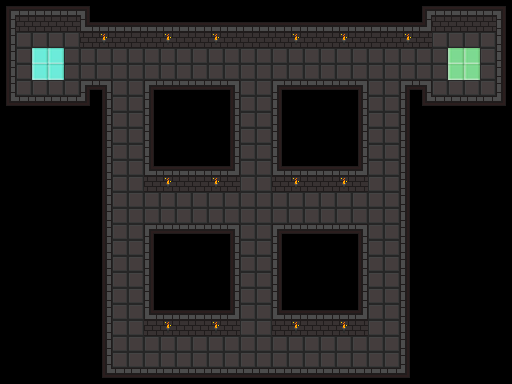

A 2D game scene composited from a Tiled map and its tileset images. What follows is a short description and the map's XML, with every tile layer's data as written:
An orthogonal 32x24 tile map with 16x16 px tiles, 1 tile layer (Tile Layer 1), 5 tilesets and 19 objects.

<map version="1.4" tiledversion="1.4.3" orientation="orthogonal" renderorder="right-down" width="32" height="24" tilewidth="16" tileheight="16" infinite="0" nextlayerid="5" nextobjectid="30">
 <properties>
  <property name="description" value="Quad quest" />
 </properties>
 <tileset firstgid="1" source="../images/tileset_dungeon/tileset_dungeon.tsx" />
 <tileset firstgid="65" source="../images/tileset_common/tileset_common.tsx" />
 <tileset firstgid="96" source="../images/tileset_talisman/tileset_talisman.tsx" />
 <tileset firstgid="112" source="../images/tileset_floaty/tileset_floaty.tsx" />
 <tileset firstgid="119" source="../images/tileset_floaty/tileset_floaty2.tsx" />
 <layer id="1" name="Tile Layer 1" width="32" height="24">
  <data encoding="csv">
1,2,2,2,2,3,0,0,0,0,0,0,0,0,0,0,0,0,0,0,0,0,0,0,0,0,1,2,2,2,2,3,
9,25,25,25,25,12,2,2,2,2,2,2,2,2,2,2,2,2,2,2,2,2,2,2,2,2,13,25,25,25,25,11,
9,33,33,33,33,25,27,25,25,25,27,25,25,27,25,25,25,25,27,25,25,27,25,25,25,27,25,33,33,33,33,11,
9,33,69,69,33,33,33,33,33,33,33,33,33,33,33,33,33,33,33,33,33,33,33,33,33,33,33,33,67,67,33,11,
9,33,69,69,33,33,33,33,33,33,33,33,33,33,33,33,33,33,33,33,33,33,33,33,33,33,33,33,67,67,33,11,
9,33,33,33,33,4,5,33,33,4,18,18,18,18,5,33,33,4,18,18,18,18,5,33,33,4,5,33,33,33,33,11,
17,18,18,18,18,19,9,33,33,11,0,0,0,0,9,33,33,11,0,0,0,0,9,33,33,11,17,18,18,18,18,19,
0,0,0,0,0,0,9,33,33,11,0,0,0,0,9,33,33,11,0,0,0,0,9,33,33,11,0,0,0,0,0,0,
0,0,0,0,0,0,9,33,33,11,0,0,0,0,9,33,33,11,0,0,0,0,9,33,33,11,0,0,0,0,0,0,
0,0,0,0,0,0,9,33,33,11,0,0,0,0,9,33,33,11,0,0,0,0,9,33,33,11,0,0,0,0,0,0,
0,0,0,0,0,0,9,33,33,12,2,2,2,2,13,33,33,12,2,2,2,2,13,33,33,11,0,0,0,0,0,0,
0,0,0,0,0,0,9,33,33,25,27,25,25,27,25,33,33,25,27,25,25,27,25,33,33,11,0,0,0,0,0,0,
0,0,0,0,0,0,9,33,33,33,33,33,33,33,33,33,33,33,33,33,33,33,33,33,33,11,0,0,0,0,0,0,
0,0,0,0,0,0,9,33,33,33,33,33,33,33,33,33,33,33,33,33,33,33,33,33,33,11,0,0,0,0,0,0,
0,0,0,0,0,0,9,33,33,4,18,18,18,18,5,33,33,4,18,18,18,18,5,33,33,11,0,0,0,0,0,0,
0,0,0,0,0,0,9,33,33,11,0,0,0,0,9,33,33,11,0,0,0,0,9,33,33,11,0,0,0,0,0,0,
0,0,0,0,0,0,9,33,33,11,0,0,0,0,9,33,33,11,0,0,0,0,9,33,33,11,0,0,0,0,0,0,
0,0,0,0,0,0,9,33,33,11,0,0,0,0,9,33,33,11,0,0,0,0,9,33,33,11,0,0,0,0,0,0,
0,0,0,0,0,0,9,33,33,11,0,0,0,0,9,33,33,11,0,0,0,0,9,33,33,11,0,0,0,0,0,0,
0,0,0,0,0,0,9,33,33,12,2,2,2,2,13,33,33,12,2,2,2,2,13,33,33,11,0,0,0,0,0,0,
0,0,0,0,0,0,9,33,33,25,27,25,25,27,25,33,33,25,27,25,25,27,25,33,33,11,0,0,0,0,0,0,
0,0,0,0,0,0,9,33,33,33,33,33,33,33,33,33,33,33,33,33,33,33,33,33,33,11,0,0,0,0,0,0,
0,0,0,0,0,0,9,33,33,33,33,33,33,33,33,33,33,33,33,33,33,33,33,33,33,11,0,0,0,0,0,0,
0,0,0,0,0,0,17,18,18,18,18,18,18,18,18,18,18,18,18,18,18,18,18,18,18,19,0,0,0,0,0,0
</data>
 </layer>
 <objectgroup id="2" name="Object Layer 1">
  <object id="1" template="../templates/coin.tx" x="120" y="72" />
  <object id="2" template="../templates/coin.tx" x="120" y="216" />
  <object id="3" template="../templates/coin.tx" x="120" y="360" />
  <object id="4" template="../templates/coin.tx" x="248" y="360" />
  <object id="5" template="../templates/coin.tx" x="248" y="216" />
  <object id="6" template="../templates/coin.tx" x="248" y="72" />
  <object id="7" template="../templates/coin.tx" x="376" y="72" />
  <object id="8" template="../templates/coin.tx" x="376" y="216" />
  <object id="9" template="../templates/coin.tx" x="376" y="360" />
  <object id="24" template="../templates/goal.tx" x="448" y="48" />
  <object id="25" template="../templates/spawn.tx" x="48" y="64" />
 </objectgroup>
 <objectgroup id="3" name="Object Layer 2">
  <object id="16" template="../templates/line.tx" x="218.667" y="126.667">
   <polyline points="-90.6667,-62.6667 37.3333,-62.6667 37.3333,81.3333 -90.6667,81.3333 -90.6667,-62.6667" />
  </object>
  <object id="18" template="../templates/line.tx" x="348" y="128">
   <polyline points="-92,-64 36,-64 36,80 -92,80 -92,-64" />
  </object>
  <object id="19" template="../templates/line.tx" x="218.562" y="270.594">
   <polyline points="-90.5615,-62.594 37.29,-62.594 37.29,81.239 -90.5615,81.239 -90.5615,-62.594" />
  </object>
  <object id="20" template="../templates/line.tx" x="347.745" y="271.926">
   <polyline points="-91.8933,-63.9258 35.9582,-63.9258 35.9582,79.9072 -91.8933,79.9072 -91.8933,-63.9258" />
  </object>
 </objectgroup>
 <objectgroup id="4" name="Object Layer 3">
  <object id="26" template="../templates/ball2.tx" x="112" y="224">
   <properties>
    <property name="line" type="object" value="16" />
    <property name="speed" type="float" value="30" />
   </properties>
  </object>
  <object id="27" template="../templates/ball2.tx" x="240" y="224">
   <properties>
    <property name="line" type="object" value="18" />
    <property name="speed" type="float" value="30" />
   </properties>
  </object>
  <object id="28" template="../templates/ball2.tx" x="112" y="368">
   <properties>
    <property name="line" type="object" value="19" />
    <property name="speed" type="float" value="30" />
   </properties>
  </object>
  <object id="29" template="../templates/ball2.tx" x="240" y="368">
   <properties>
    <property name="line" type="object" value="20" />
    <property name="speed" type="float" value="30" />
   </properties>
  </object>
 </objectgroup>
</map>
